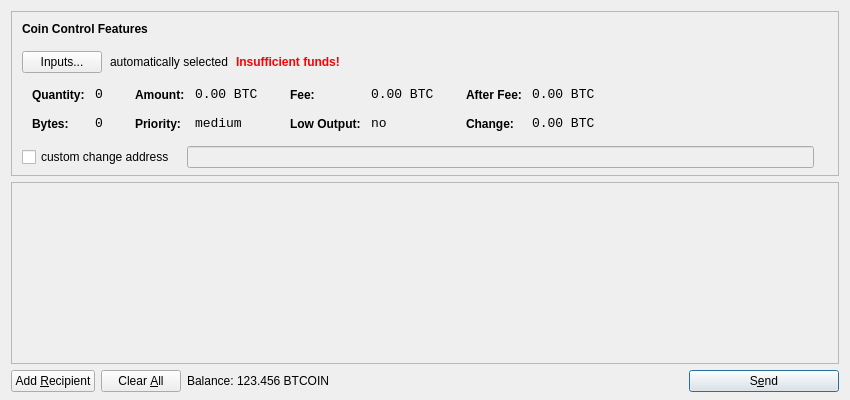
<?xml version="1.0" encoding="UTF-8"?>
<ui version="4.0">
 <class>SendCoinsDialog</class>
 <widget class="QDialog" name="SendCoinsDialog">
  <property name="geometry">
   <rect>
    <x>0</x>
    <y>0</y>
    <width>850</width>
    <height>400</height>
   </rect>
  </property>
  <property name="windowTitle">
   <string>Send Coins</string>
  </property>
  <layout class="QVBoxLayout" name="verticalLayout" stretch="0,1,0">
   <property name="bottomMargin">
    <number>8</number>
   </property>
   <item>
    <widget class="QFrame" name="frameCoinControl">
     <property name="sizePolicy">
      <sizepolicy hsizetype="Expanding" vsizetype="Expanding">
       <horstretch>0</horstretch>
       <verstretch>0</verstretch>
      </sizepolicy>
     </property>
     <property name="maximumSize">
      <size>
       <width>16777215</width>
       <height>16777215</height>
      </size>
     </property>
     <property name="frameShape">
      <enum>QFrame::StyledPanel</enum>
     </property>
     <property name="frameShadow">
      <enum>QFrame::Sunken</enum>
     </property>
     <layout class="QVBoxLayout" name="verticalLayoutCoinControl2">
      <property name="spacing">
       <number>-1</number>
      </property>
      <property name="leftMargin">
       <number>0</number>
      </property>
      <property name="topMargin">
       <number>0</number>
      </property>
      <property name="rightMargin">
       <number>0</number>
      </property>
      <property name="bottomMargin">
       <number>6</number>
      </property>
      <item>
       <layout class="QVBoxLayout" name="verticalLayoutCoinControl" stretch="0,0,0,0,1">
        <property name="spacing">
         <number>0</number>
        </property>
        <property name="leftMargin">
         <number>10</number>
        </property>
        <property name="topMargin">
         <number>10</number>
        </property>
        <item>
         <layout class="QHBoxLayout" name="horizontalLayoutCoinControl1">
          <property name="bottomMargin">
           <number>15</number>
          </property>
          <item>
           <widget class="QLabel" name="labelCoinControlFeatures">
            <property name="sizePolicy">
             <sizepolicy hsizetype="Preferred" vsizetype="Maximum">
              <horstretch>0</horstretch>
              <verstretch>0</verstretch>
             </sizepolicy>
            </property>
            <property name="font">
             <font>
              <weight>75</weight>
              <bold>true</bold>
             </font>
            </property>
            <property name="styleSheet">
             <string notr="true">font-weight:bold;</string>
            </property>
            <property name="text">
             <string>Coin Control Features</string>
            </property>
           </widget>
          </item>
         </layout>
        </item>
        <item>
         <layout class="QHBoxLayout" name="horizontalLayoutCoinControl2" stretch="0,0,0,0">
          <property name="spacing">
           <number>8</number>
          </property>
          <property name="bottomMargin">
           <number>10</number>
          </property>
          <item>
           <widget class="QPushButton" name="pushButtonCoinControl">
            <property name="styleSheet">
             <string notr="true"/>
            </property>
            <property name="text">
             <string>Inputs...</string>
            </property>
           </widget>
          </item>
          <item>
           <widget class="QLabel" name="labelCoinControlAutomaticallySelected">
            <property name="text">
             <string>automatically selected</string>
            </property>
            <property name="margin">
             <number>5</number>
            </property>
           </widget>
          </item>
          <item>
           <widget class="QLabel" name="labelCoinControlInsuffFunds">
            <property name="font">
             <font>
              <weight>75</weight>
              <bold>true</bold>
             </font>
            </property>
            <property name="styleSheet">
             <string notr="true">color:red;font-weight:bold;</string>
            </property>
            <property name="text">
             <string>Insufficient funds!</string>
            </property>
            <property name="margin">
             <number>5</number>
            </property>
           </widget>
          </item>
          <item>
           <spacer name="horizontalSpacerCoinControl">
            <property name="orientation">
             <enum>Qt::Horizontal</enum>
            </property>
            <property name="sizeHint" stdset="0">
             <size>
              <width>40</width>
              <height>1</height>
             </size>
            </property>
           </spacer>
          </item>
         </layout>
        </item>
        <item>
         <widget class="QWidget" name="widgetCoinControl" native="true">
          <property name="sizePolicy">
           <sizepolicy hsizetype="Preferred" vsizetype="Preferred">
            <horstretch>0</horstretch>
            <verstretch>0</verstretch>
           </sizepolicy>
          </property>
          <property name="minimumSize">
           <size>
            <width>0</width>
            <height>0</height>
           </size>
          </property>
          <property name="styleSheet">
           <string notr="true"/>
          </property>
          <layout class="QHBoxLayout" name="horizontalLayoutCoinControl5">
           <property name="margin">
            <number>0</number>
           </property>
           <item>
            <layout class="QHBoxLayout" name="horizontalLayoutCoinControl3" stretch="0,0,0,1">
             <property name="spacing">
              <number>20</number>
             </property>
             <property name="topMargin">
              <number>0</number>
             </property>
             <property name="bottomMargin">
              <number>10</number>
             </property>
             <item>
              <layout class="QFormLayout" name="formLayoutCoinControl1">
               <property name="horizontalSpacing">
                <number>10</number>
               </property>
               <property name="verticalSpacing">
                <number>14</number>
               </property>
               <property name="leftMargin">
                <number>10</number>
               </property>
               <property name="topMargin">
                <number>4</number>
               </property>
               <property name="rightMargin">
                <number>6</number>
               </property>
               <item row="0" column="0">
                <widget class="QLabel" name="labelCoinControlQuantityText">
                 <property name="styleSheet">
                  <string notr="true">font-weight:bold;</string>
                 </property>
                 <property name="text">
                  <string>Quantity:</string>
                 </property>
                 <property name="margin">
                  <number>0</number>
                 </property>
                </widget>
               </item>
               <item row="0" column="1">
                <widget class="QLabel" name="labelCoinControlQuantity">
                 <property name="font">
                  <font>
                   <family>Monospace</family>
                   <pointsize>10</pointsize>
                  </font>
                 </property>
                 <property name="cursor">
                  <cursorShape>IBeamCursor</cursorShape>
                 </property>
                 <property name="contextMenuPolicy">
                  <enum>Qt::ActionsContextMenu</enum>
                 </property>
                 <property name="text">
                  <string notr="true">0</string>
                 </property>
                 <property name="margin">
                  <number>0</number>
                 </property>
                 <property name="textInteractionFlags">
                  <set>Qt::LinksAccessibleByMouse|Qt::TextSelectableByKeyboard|Qt::TextSelectableByMouse</set>
                 </property>
                </widget>
               </item>
               <item row="1" column="0">
                <widget class="QLabel" name="labelCoinControlBytesText">
                 <property name="styleSheet">
                  <string notr="true">font-weight:bold;</string>
                 </property>
                 <property name="text">
                  <string>Bytes:</string>
                 </property>
                </widget>
               </item>
               <item row="1" column="1">
                <widget class="QLabel" name="labelCoinControlBytes">
                 <property name="font">
                  <font>
                   <family>Monospace</family>
                   <pointsize>10</pointsize>
                  </font>
                 </property>
                 <property name="cursor">
                  <cursorShape>IBeamCursor</cursorShape>
                 </property>
                 <property name="contextMenuPolicy">
                  <enum>Qt::ActionsContextMenu</enum>
                 </property>
                 <property name="text">
                  <string notr="true">0</string>
                 </property>
                 <property name="textInteractionFlags">
                  <set>Qt::LinksAccessibleByMouse|Qt::TextSelectableByKeyboard|Qt::TextSelectableByMouse</set>
                 </property>
                </widget>
               </item>
              </layout>
             </item>
             <item>
              <layout class="QFormLayout" name="formLayoutCoinControl2">
               <property name="horizontalSpacing">
                <number>10</number>
               </property>
               <property name="verticalSpacing">
                <number>14</number>
               </property>
               <property name="leftMargin">
                <number>6</number>
               </property>
               <property name="topMargin">
                <number>4</number>
               </property>
               <property name="rightMargin">
                <number>6</number>
               </property>
               <item row="0" column="0">
                <widget class="QLabel" name="labelCoinControlAmountText">
                 <property name="styleSheet">
                  <string notr="true">font-weight:bold;</string>
                 </property>
                 <property name="text">
                  <string>Amount:</string>
                 </property>
                 <property name="margin">
                  <number>0</number>
                 </property>
                </widget>
               </item>
               <item row="0" column="1">
                <widget class="QLabel" name="labelCoinControlAmount">
                 <property name="font">
                  <font>
                   <family>Monospace</family>
                   <pointsize>10</pointsize>
                  </font>
                 </property>
                 <property name="cursor">
                  <cursorShape>IBeamCursor</cursorShape>
                 </property>
                 <property name="contextMenuPolicy">
                  <enum>Qt::ActionsContextMenu</enum>
                 </property>
                 <property name="text">
                  <string notr="true">0.00 BTC</string>
                 </property>
                 <property name="textInteractionFlags">
                  <set>Qt::LinksAccessibleByMouse|Qt::TextSelectableByKeyboard|Qt::TextSelectableByMouse</set>
                 </property>
                </widget>
               </item>
               <item row="1" column="0">
                <widget class="QLabel" name="labelCoinControlPriorityText">
                 <property name="styleSheet">
                  <string notr="true">font-weight:bold;</string>
                 </property>
                 <property name="text">
                  <string>Priority:</string>
                 </property>
                </widget>
               </item>
               <item row="1" column="1">
                <widget class="QLabel" name="labelCoinControlPriority">
                 <property name="font">
                  <font>
                   <family>Monospace</family>
                   <pointsize>10</pointsize>
                  </font>
                 </property>
                 <property name="cursor">
                  <cursorShape>IBeamCursor</cursorShape>
                 </property>
                 <property name="contextMenuPolicy">
                  <enum>Qt::ActionsContextMenu</enum>
                 </property>
                 <property name="text">
                  <string>medium</string>
                 </property>
                 <property name="textInteractionFlags">
                  <set>Qt::LinksAccessibleByMouse|Qt::TextSelectableByKeyboard|Qt::TextSelectableByMouse</set>
                 </property>
                </widget>
               </item>
              </layout>
             </item>
             <item>
              <layout class="QFormLayout" name="formLayoutCoinControl3">
               <property name="horizontalSpacing">
                <number>10</number>
               </property>
               <property name="verticalSpacing">
                <number>14</number>
               </property>
               <property name="leftMargin">
                <number>6</number>
               </property>
               <property name="topMargin">
                <number>4</number>
               </property>
               <property name="rightMargin">
                <number>6</number>
               </property>
               <item row="0" column="0">
                <widget class="QLabel" name="labelCoinControlFeeText">
                 <property name="styleSheet">
                  <string notr="true">font-weight:bold;</string>
                 </property>
                 <property name="text">
                  <string>Fee:</string>
                 </property>
                 <property name="margin">
                  <number>0</number>
                 </property>
                </widget>
               </item>
               <item row="0" column="1">
                <widget class="QLabel" name="labelCoinControlFee">
                 <property name="font">
                  <font>
                   <family>Monospace</family>
                   <pointsize>10</pointsize>
                  </font>
                 </property>
                 <property name="cursor">
                  <cursorShape>IBeamCursor</cursorShape>
                 </property>
                 <property name="contextMenuPolicy">
                  <enum>Qt::ActionsContextMenu</enum>
                 </property>
                 <property name="text">
                  <string notr="true">0.00 BTC</string>
                 </property>
                 <property name="textInteractionFlags">
                  <set>Qt::LinksAccessibleByMouse|Qt::TextSelectableByKeyboard|Qt::TextSelectableByMouse</set>
                 </property>
                </widget>
               </item>
               <item row="1" column="0">
                <widget class="QLabel" name="labelCoinControlLowOutputText">
                 <property name="styleSheet">
                  <string notr="true">font-weight:bold;</string>
                 </property>
                 <property name="text">
                  <string>Low Output:</string>
                 </property>
                </widget>
               </item>
               <item row="1" column="1">
                <widget class="QLabel" name="labelCoinControlLowOutput">
                 <property name="font">
                  <font>
                   <family>Monospace</family>
                   <pointsize>10</pointsize>
                  </font>
                 </property>
                 <property name="cursor">
                  <cursorShape>IBeamCursor</cursorShape>
                 </property>
                 <property name="contextMenuPolicy">
                  <enum>Qt::ActionsContextMenu</enum>
                 </property>
                 <property name="text">
                  <string>no</string>
                 </property>
                 <property name="textInteractionFlags">
                  <set>Qt::LinksAccessibleByMouse|Qt::TextSelectableByKeyboard|Qt::TextSelectableByMouse</set>
                 </property>
                </widget>
               </item>
              </layout>
             </item>
             <item>
              <layout class="QFormLayout" name="formLayoutCoinControl4">
               <property name="horizontalSpacing">
                <number>10</number>
               </property>
               <property name="verticalSpacing">
                <number>14</number>
               </property>
               <property name="leftMargin">
                <number>6</number>
               </property>
               <property name="topMargin">
                <number>4</number>
               </property>
               <property name="rightMargin">
                <number>6</number>
               </property>
               <item row="0" column="0">
                <widget class="QLabel" name="labelCoinControlAfterFeeText">
                 <property name="styleSheet">
                  <string notr="true">font-weight:bold;</string>
                 </property>
                 <property name="text">
                  <string>After Fee:</string>
                 </property>
                 <property name="margin">
                  <number>0</number>
                 </property>
                </widget>
               </item>
               <item row="0" column="1">
                <widget class="QLabel" name="labelCoinControlAfterFee">
                 <property name="font">
                  <font>
                   <family>Monospace</family>
                   <pointsize>10</pointsize>
                  </font>
                 </property>
                 <property name="cursor">
                  <cursorShape>IBeamCursor</cursorShape>
                 </property>
                 <property name="contextMenuPolicy">
                  <enum>Qt::ActionsContextMenu</enum>
                 </property>
                 <property name="text">
                  <string notr="true">0.00 BTC</string>
                 </property>
                 <property name="textInteractionFlags">
                  <set>Qt::LinksAccessibleByMouse|Qt::TextSelectableByKeyboard|Qt::TextSelectableByMouse</set>
                 </property>
                </widget>
               </item>
               <item row="1" column="0">
                <widget class="QLabel" name="labelCoinControlChangeText">
                 <property name="styleSheet">
                  <string notr="true">font-weight:bold;</string>
                 </property>
                 <property name="text">
                  <string>Change:</string>
                 </property>
                </widget>
               </item>
               <item row="1" column="1">
                <widget class="QLabel" name="labelCoinControlChange">
                 <property name="font">
                  <font>
                   <family>Monospace</family>
                   <pointsize>10</pointsize>
                  </font>
                 </property>
                 <property name="cursor">
                  <cursorShape>IBeamCursor</cursorShape>
                 </property>
                 <property name="contextMenuPolicy">
                  <enum>Qt::ActionsContextMenu</enum>
                 </property>
                 <property name="text">
                  <string notr="true">0.00 BTC</string>
                 </property>
                 <property name="textInteractionFlags">
                  <set>Qt::LinksAccessibleByMouse|Qt::TextSelectableByKeyboard|Qt::TextSelectableByMouse</set>
                 </property>
                </widget>
               </item>
              </layout>
             </item>
            </layout>
           </item>
          </layout>
         </widget>
        </item>
        <item>
         <layout class="QHBoxLayout" name="horizontalLayoutCoinControl4" stretch="0,0,0">
          <property name="spacing">
           <number>12</number>
          </property>
          <property name="sizeConstraint">
           <enum>QLayout::SetDefaultConstraint</enum>
          </property>
          <property name="topMargin">
           <number>5</number>
          </property>
          <property name="rightMargin">
           <number>5</number>
          </property>
          <item>
           <widget class="QCheckBox" name="checkBoxCoinControlChange">
            <property name="text">
             <string>custom change address</string>
            </property>
           </widget>
          </item>
          <item>
           <widget class="QLineEdit" name="lineEditCoinControlChange">
            <property name="enabled">
             <bool>false</bool>
            </property>
            <property name="sizePolicy">
             <sizepolicy hsizetype="Expanding" vsizetype="Fixed">
              <horstretch>0</horstretch>
              <verstretch>0</verstretch>
             </sizepolicy>
            </property>
           </widget>
          </item>
          <item>
           <widget class="QLabel" name="labelCoinControlChangeLabel">
            <property name="sizePolicy">
             <sizepolicy hsizetype="Preferred" vsizetype="Expanding">
              <horstretch>0</horstretch>
              <verstretch>0</verstretch>
             </sizepolicy>
            </property>
            <property name="minimumSize">
             <size>
              <width>0</width>
              <height>0</height>
             </size>
            </property>
            <property name="text">
             <string/>
            </property>
            <property name="margin">
             <number>3</number>
            </property>
           </widget>
          </item>
         </layout>
        </item>
        <item>
         <spacer name="verticalSpacerCoinControl">
          <property name="orientation">
           <enum>Qt::Vertical</enum>
          </property>
          <property name="sizeHint" stdset="0">
           <size>
            <width>800</width>
            <height>1</height>
           </size>
          </property>
         </spacer>
        </item>
       </layout>
      </item>
     </layout>
    </widget>
   </item>
   <item>
    <widget class="QScrollArea" name="scrollArea">
     <property name="widgetResizable">
      <bool>true</bool>
     </property>
     <widget class="QWidget" name="scrollAreaWidgetContents">
      <property name="geometry">
       <rect>
        <x>0</x>
        <y>0</y>
        <width>830</width>
        <height>165</height>
       </rect>
      </property>
      <layout class="QVBoxLayout" name="verticalLayout_2">
       <property name="margin">
        <number>0</number>
       </property>
       <item>
        <layout class="QVBoxLayout" name="entries">
         <property name="spacing">
          <number>6</number>
         </property>
        </layout>
       </item>
       <item>
        <spacer name="verticalSpacer">
         <property name="orientation">
          <enum>Qt::Vertical</enum>
         </property>
         <property name="sizeHint" stdset="0">
          <size>
           <width>20</width>
           <height>40</height>
          </size>
         </property>
        </spacer>
       </item>
      </layout>
     </widget>
    </widget>
   </item>
   <item>
    <layout class="QHBoxLayout" name="horizontalLayout">
     <item>
      <widget class="QPushButton" name="addButton">
       <property name="toolTip">
        <string>Send to multiple recipients at once</string>
       </property>
       <property name="text">
        <string>Add &amp;Recipient</string>
       </property>
       <property name="icon">
        <iconset resource="../bitcoin.qrc">
         <normaloff>:/icons/add</normaloff>:/icons/add</iconset>
       </property>
       <property name="autoDefault">
        <bool>false</bool>
       </property>
      </widget>
     </item>
     <item>
      <widget class="QPushButton" name="clearButton">
       <property name="sizePolicy">
        <sizepolicy hsizetype="Minimum" vsizetype="Fixed">
         <horstretch>0</horstretch>
         <verstretch>0</verstretch>
        </sizepolicy>
       </property>
       <property name="toolTip">
        <string>Remove all transaction fields</string>
       </property>
       <property name="text">
        <string>Clear &amp;All</string>
       </property>
       <property name="icon">
        <iconset resource="../bitcoin.qrc">
         <normaloff>:/icons/remove</normaloff>:/icons/remove</iconset>
       </property>
       <property name="autoRepeatDelay">
        <number>300</number>
       </property>
       <property name="autoDefault">
        <bool>false</bool>
       </property>
      </widget>
     </item>
     <item>
      <layout class="QHBoxLayout" name="horizontalLayout_2">
       <property name="spacing">
        <number>3</number>
       </property>
       <item>
        <widget class="QLabel" name="label">
         <property name="text">
          <string>Balance:</string>
         </property>
        </widget>
       </item>
       <item>
        <widget class="QLabel" name="labelBalance">
         <property name="cursor">
          <cursorShape>IBeamCursor</cursorShape>
         </property>
         <property name="text">
          <string>123.456 BTCOIN</string>
         </property>
         <property name="textInteractionFlags">
          <set>Qt::LinksAccessibleByMouse|Qt::TextSelectableByKeyboard|Qt::TextSelectableByMouse</set>
         </property>
        </widget>
       </item>
      </layout>
     </item>
     <item>
      <spacer name="horizontalSpacer">
       <property name="orientation">
        <enum>Qt::Horizontal</enum>
       </property>
       <property name="sizeHint" stdset="0">
        <size>
         <width>40</width>
         <height>20</height>
        </size>
       </property>
      </spacer>
     </item>
     <item>
      <widget class="QPushButton" name="sendButton">
       <property name="minimumSize">
        <size>
         <width>150</width>
         <height>0</height>
        </size>
       </property>
       <property name="toolTip">
        <string>Confirm the send action</string>
       </property>
       <property name="text">
        <string>S&amp;end</string>
       </property>
       <property name="icon">
        <iconset resource="../bitcoin.qrc">
         <normaloff>:/icons/send</normaloff>:/icons/send</iconset>
       </property>
       <property name="default">
        <bool>true</bool>
       </property>
      </widget>
     </item>
    </layout>
   </item>
  </layout>
 </widget>
 <resources>
  <include location="../bitcoin.qrc"/>
 </resources>
 <connections/>
</ui>
